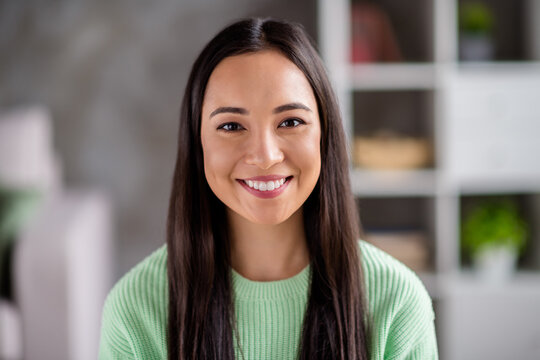
#> input picture asian_female_headshot.jpg, 540 x 360 px
$ python -i utils.py   (imports and definitions only)
#> lines starting #> are read from the running program, lines starting #| are printed output that depends on the picture; after the words box and inside, x2 and y2 are one past the last pixel; in counts of white or black regions, pixels touching at a corner belong together
import cv2
import numpy as np

# [52 lines left out: functions detect_face_coords, detect_eyes_coords, remove_eyebrows, find_eye_keypoints, not called in this run]

def find_best_threshold(gray_img):
    start = 60

    _, eye_img = cv2.threshold(gray_img, start, 255, cv2.THRESH_BINARY)
    contours, _ = cv2.findContours(eye_img, cv2.RETR_TREE, cv2.CHAIN_APPROX_SIMPLE)

    # keeps decreasing threshold (make it stricter) until 2 contours remain (one is the whole window frame, one is the real contour)
    while len(contours) > 2 and start >= 5:
        start -= 2
        _, eye_img = cv2.threshold(gray_img, start, 255, cv2.THRESH_BINARY)
        contours, _ = cv2.findContours(eye_img, cv2.RETR_TREE, cv2.CHAIN_APPROX_SIMPLE)

    return start + 2

# mainly shifting contours that get affected by makeup
# [39 lines left out: functions shift_contour_inside_eye, is_contour_circular, not called in this run]

>>> import cv2
>>> picture = cv2.imread('asian_female_headshot.jpg', cv2.IMREAD_GRAYSCALE)
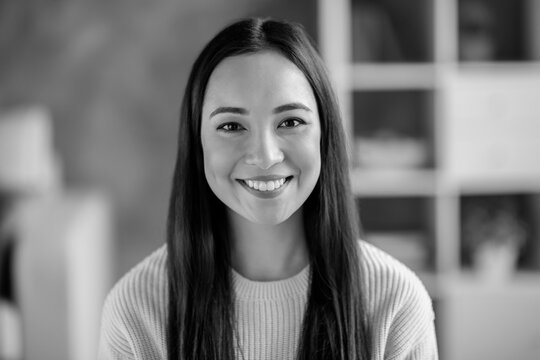
#> picture: shape (360, 540); min 0, max 247, mean 121.8
>>> result = find_best_threshold(picture)
#> in find_best_threshold, `_, eye_img = cv2.threshold(gray_img, start, 255, cv2.THRESH_BINARY)`:
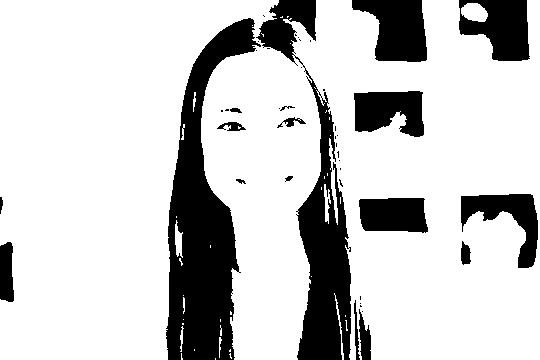
#> eye_img: shape (360, 540); 79.2% white; 43 black regions (25 under 20 px)
#> in find_best_threshold, `contours, _ = cv2.findContours(eye_img, cv2.RETR_TREE, cv2.CHAIN_APPRO..`: contours = 106 contours, 86 with area under 20; largest, box (x1, y1, x2, y2) and area: (0, 0, 540, 360) 158525, (353, 90, 425, 138) 2595, (460, 193, 539, 269) 2566, (358, 197, 429, 234) 2226, (461, 3, 488, 22) 354
#> the loop in find_best_threshold, `while len(contours) > 2 and start >= 5:` made 28 passes
#> start on passes 1 to 12: 58, 56, 54, 52, 50, 48, 46, 44, 42, 40, 38, 36
#> pass 1, in find_best_threshold, `_, eye_img = cv2.threshold(gray_img, start, 255, cv2.THRESH_BINARY)`:
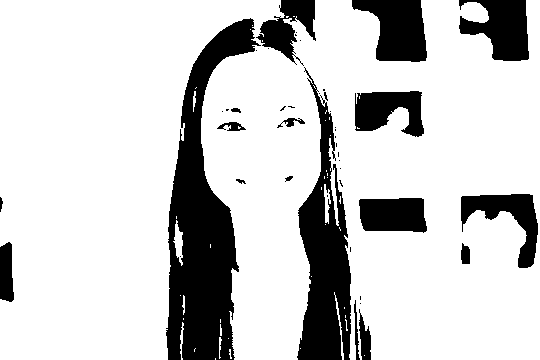
#> eye_img: shape (360, 540); 79.9% white; 44 black regions (26 under 20 px), largest, box (x1, y1, x2, y2) and area: (166, 18, 261, 360) 14696, (297, 67, 351, 360) 8235, (352, 0, 427, 62) 3110
#> pass 2, in find_best_threshold, `_, eye_img = cv2.threshold(gray_img, start, 255, cv2.THRESH_BINARY)`:
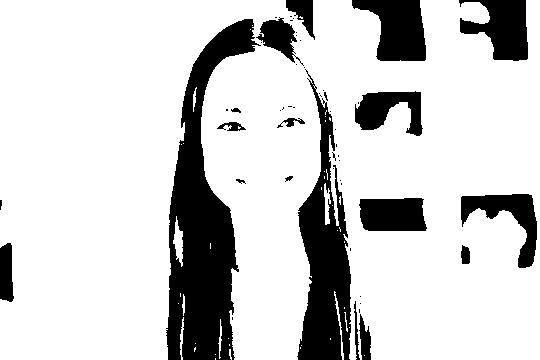
#> eye_img: shape (360, 540); 80.8% white; 53 black regions (35 under 20 px), largest, box (x1, y1, x2, y2) and area: (166, 19, 261, 360) 14480, (297, 69, 351, 360) 8044, (352, 0, 426, 61) 2985
#> pass 3, in find_best_threshold, `_, eye_img = cv2.threshold(gray_img, start, 255, cv2.THRESH_BINARY)`:
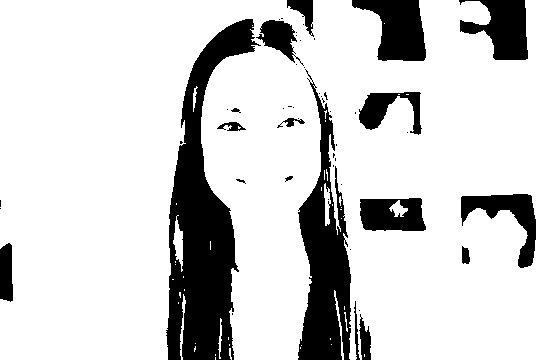
#> eye_img: shape (360, 540); 81.7% white; 51 black regions (33 under 20 px), largest, box (x1, y1, x2, y2) and area: (166, 19, 261, 360) 14298, (298, 69, 351, 360) 7862, (352, 0, 426, 61) 2859
#> after the loop in find_best_threshold, `while len(contours) > 2 and start >= 5:`:
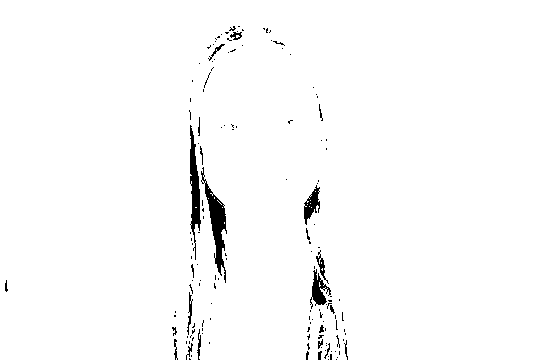
#> eye_img: shape (360, 540); 98.2% white; 148 black regions (124 under 20 px), largest, box (x1, y1, x2, y2) and area: (201, 167, 227, 283) 927, (190, 125, 201, 260) 714, (310, 269, 331, 309) 352
#> after the loop in find_best_threshold, `while len(contours) > 2 and start >= 5:`: start = 4
#> result = 6
